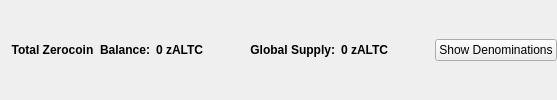
                       <widget class="QFrame" name="balanceSupplyFrame">
                        <layout class="QHBoxLayout" name="horizontalLayout_2" stretch="0,0,0,1,0">
                         <property name="rightMargin">
                          <number>0</number>
                         </property>
                         <item>
                          <layout class="QHBoxLayout" name="horizontalLayout_34">
                           <item>
                            <widget class="QLabel" name="labelzAvailableText_3">
                             <property name="font">
                              <font>
                               <weight>75</weight>
                               <bold>true</bold>
                              </font>
                             </property>
                             <property name="toolTip">
                              <string>Total Balance including unconfirmed and immature zALTC</string>
                             </property>
                             <property name="text">
                              <string>Total Zerocoin  Balance:</string>
                             </property>
                             <property name="alignment">
                              <set>Qt::AlignRight|Qt::AlignTrailing|Qt::AlignVCenter</set>
                             </property>
                            </widget>
                           </item>
                           <item>
                            <widget class="QLabel" name="labelzAvailableAmount_4">
                             <property name="minimumSize">
                              <size>
                               <width>40</width>
                               <height>0</height>
                              </size>
                             </property>
                             <property name="font">
                              <font>
                               <weight>75</weight>
                               <bold>true</bold>
                              </font>
                             </property>
                             <property name="toolTip">
                              <string>Total Balance including unconfirmed and immature zALTC</string>
                             </property>
                             <property name="text">
                              <string>0 zALTC</string>
                             </property>
                             <property name="alignment">
                              <set>Qt::AlignLeading|Qt::AlignLeft|Qt::AlignVCenter</set>
                             </property>
                            </widget>
                           </item>
                          </layout>
                         </item>
                         <item>
                          <spacer name="horizontalSpacer_32">
                           <property name="orientation">
                            <enum>Qt::Horizontal</enum>
                           </property>
                           <property name="sizeHint" stdset="0">
                            <size>
                             <width>40</width>
                             <height>20</height>
                            </size>
                           </property>
                          </spacer>
                         </item>
                         <item>
                          <layout class="QHBoxLayout" name="horizontalLayout_35">
                           <item>
                            <widget class="QLabel" name="labelZsupplyText_2">
                             <property name="font">
                              <font>
                               <weight>75</weight>
                               <bold>true</bold>
                              </font>
                             </property>
                             <property name="text">
                              <string>Global Supply:</string>
                             </property>
                             <property name="alignment">
                              <set>Qt::AlignRight|Qt::AlignTrailing|Qt::AlignVCenter</set>
                             </property>
                            </widget>
                           </item>
                           <item>
                            <widget class="QLabel" name="labelZsupplyAmount_2">
                             <property name="font">
                              <font>
                               <weight>75</weight>
                               <bold>true</bold>
                              </font>
                             </property>
                             <property name="text">
                              <string>0 zALTC</string>
                             </property>
                            </widget>
                           </item>
                          </layout>
                         </item>
                         <item>
                          <spacer name="horizontalSpacer_31">
                           <property name="orientation">
                            <enum>Qt::Horizontal</enum>
                           </property>
                           <property name="sizeHint" stdset="0">
                            <size>
                             <width>40</width>
                             <height>20</height>
                            </size>
                           </property>
                          </spacer>
                         </item>
                         <item>
                          <widget class="QPushButton" name="pushButtonShowDenoms">
                           <property name="toolTip">
                            <string>Show zALTC denominations list</string>
                           </property>
                           <property name="text">
                            <string>Show Denominations</string>
                           </property>
                          </widget>
                         </item>
                        </layout>
                       </widget>
